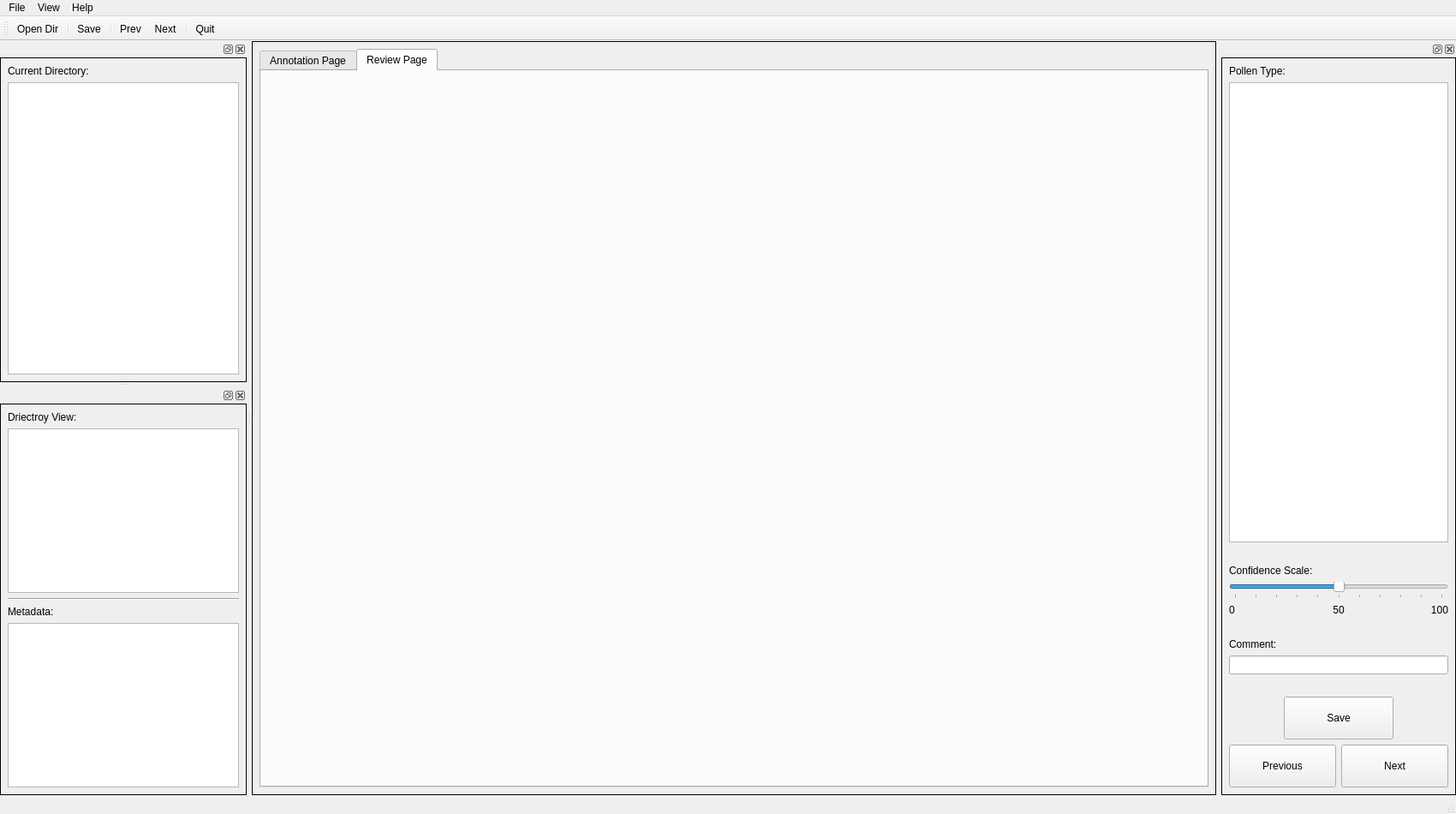
<?xml version="1.0" encoding="UTF-8"?>
<ui version="4.0">
 <class>senior_MainWindow</class>
 <widget class="QMainWindow" name="senior_MainWindow">
  <property name="geometry">
   <rect>
    <x>0</x>
    <y>0</y>
    <width>1700</width>
    <height>950</height>
   </rect>
  </property>
  <property name="font">
   <font>
    <family>SansSerif</family>
    <pointsize>9</pointsize>
   </font>
  </property>
  <property name="windowTitle">
   <string>Pollen Annotation</string>
  </property>
  <property name="windowIcon">
   <iconset resource="resources.qrc">
    <normaloff>:/Icons/pollen-icon.jpg</normaloff>:/Icons/pollen-icon.jpg</iconset>
  </property>
  <widget class="QWidget" name="centralwidget">
   <property name="styleSheet">
    <string notr="true">QWidget#centralwidget{
border: 1px solid black;
}</string>
   </property>
   <layout class="QVBoxLayout" name="verticalLayout_2">
    <item>
     <widget class="QTabWidget" name="tabWidget">
      <property name="currentIndex">
       <number>1</number>
      </property>
      <widget class="QWidget" name="annotation_page">
       <attribute name="title">
        <string>Annotation Page</string>
       </attribute>
       <layout class="QVBoxLayout" name="verticalLayout_5">
        <item>
         <widget class="QLabel" name="label_2">
          <property name="styleSheet">
           <string notr="true">background-color:rgb(216, 246, 255);
font: 20pt &quot;SansSerif&quot;;</string>
          </property>
          <property name="text">
           <string>Open Directory to show Image</string>
          </property>
          <property name="alignment">
           <set>Qt::AlignCenter</set>
          </property>
         </widget>
        </item>
       </layout>
      </widget>
      <widget class="QWidget" name="review_page">
       <attribute name="title">
        <string>Review Page</string>
       </attribute>
      </widget>
     </widget>
    </item>
   </layout>
  </widget>
  <widget class="QMenuBar" name="menubar">
   <property name="geometry">
    <rect>
     <x>0</x>
     <y>0</y>
     <width>1700</width>
     <height>20</height>
    </rect>
   </property>
   <widget class="QMenu" name="menuFile">
    <property name="title">
     <string>File</string>
    </property>
    <addaction name="actionOpen_Dir"/>
    <addaction name="separator"/>
    <addaction name="actionSave"/>
    <addaction name="separator"/>
    <addaction name="actionQuit"/>
   </widget>
   <widget class="QMenu" name="menuView">
    <property name="title">
     <string>View</string>
    </property>
    <addaction name="actionPrevious"/>
    <addaction name="actionNext"/>
   </widget>
   <widget class="QMenu" name="menuHelp">
    <property name="title">
     <string>Help</string>
    </property>
   </widget>
   <addaction name="menuFile"/>
   <addaction name="menuView"/>
   <addaction name="menuHelp"/>
  </widget>
  <widget class="QDockWidget" name="thumbnailDock">
   <property name="sizePolicy">
    <sizepolicy hsizetype="Preferred" vsizetype="Maximum">
     <horstretch>0</horstretch>
     <verstretch>0</verstretch>
    </sizepolicy>
   </property>
   <property name="minimumSize">
    <size>
     <width>288</width>
     <height>300</height>
    </size>
   </property>
   <property name="styleSheet">
    <string notr="true">QDockWidget#thumbnailDock{
border: 1px solid black;
}</string>
   </property>
   <attribute name="dockWidgetArea">
    <number>1</number>
   </attribute>
   <widget class="QWidget" name="dockWidgetContents">
    <property name="styleSheet">
     <string notr="true">QWidget#dockWidgetContents{
border: 1px solid black;
}</string>
    </property>
    <layout class="QVBoxLayout" name="verticalLayout_3" stretch="0,0">
     <item>
      <widget class="QLabel" name="label_11">
       <property name="text">
        <string>Current Directory:</string>
       </property>
      </widget>
     </item>
     <item>
      <widget class="QTableView" name="thumbnailsView">
       <property name="minimumSize">
        <size>
         <width>270</width>
         <height>0</height>
        </size>
       </property>
      </widget>
     </item>
    </layout>
   </widget>
  </widget>
  <widget class="QDockWidget" name="metadataDock">
   <property name="sizePolicy">
    <sizepolicy hsizetype="Preferred" vsizetype="Maximum">
     <horstretch>0</horstretch>
     <verstretch>0</verstretch>
    </sizepolicy>
   </property>
   <property name="minimumSize">
    <size>
     <width>100</width>
     <height>450</height>
    </size>
   </property>
   <property name="styleSheet">
    <string notr="true">QDockWidget#metadataDock{
border: 1px solid black;
}</string>
   </property>
   <attribute name="dockWidgetArea">
    <number>1</number>
   </attribute>
   <widget class="QWidget" name="dockWidgetContents_2">
    <property name="styleSheet">
     <string notr="true">QWidget#dockWidgetContents_2{
border: 1px solid black;
}</string>
    </property>
    <layout class="QVBoxLayout" name="verticalLayout_4">
     <item>
      <widget class="QLabel" name="label_10">
       <property name="text">
        <string>Driectroy View:</string>
       </property>
      </widget>
     </item>
     <item>
      <widget class="QTreeView" name="directoryView"/>
     </item>
     <item>
      <widget class="Line" name="line">
       <property name="orientation">
        <enum>Qt::Horizontal</enum>
       </property>
      </widget>
     </item>
     <item>
      <widget class="QLabel" name="label_5">
       <property name="text">
        <string>Metadata:</string>
       </property>
      </widget>
     </item>
     <item>
      <widget class="QTableWidget" name="tableWidget"/>
     </item>
    </layout>
   </widget>
  </widget>
  <widget class="QDockWidget" name="labellingDock">
   <property name="styleSheet">
    <string notr="true">QWidget#dockWidgetContents_3{
border: 1px solid black;
}</string>
   </property>
   <attribute name="dockWidgetArea">
    <number>2</number>
   </attribute>
   <widget class="QWidget" name="dockWidgetContents_3">
    <layout class="QVBoxLayout" name="verticalLayout">
     <item>
      <widget class="QLabel" name="label">
       <property name="text">
        <string>Pollen Type:</string>
       </property>
      </widget>
     </item>
     <item>
      <widget class="QListWidget" name="pollenListWidget"/>
     </item>
     <item>
      <spacer name="verticalSpacer_2">
       <property name="orientation">
        <enum>Qt::Vertical</enum>
       </property>
       <property name="sizeType">
        <enum>QSizePolicy::Minimum</enum>
       </property>
       <property name="sizeHint" stdset="0">
        <size>
         <width>20</width>
         <height>20</height>
        </size>
       </property>
      </spacer>
     </item>
     <item>
      <widget class="QLabel" name="label_3">
       <property name="text">
        <string>Confidence Scale:</string>
       </property>
      </widget>
     </item>
     <item>
      <widget class="QSlider" name="confidenceSlider">
       <property name="minimum">
        <number>0</number>
       </property>
       <property name="maximum">
        <number>10</number>
       </property>
       <property name="singleStep">
        <number>1</number>
       </property>
       <property name="pageStep">
        <number>1</number>
       </property>
       <property name="sliderPosition">
        <number>5</number>
       </property>
       <property name="orientation">
        <enum>Qt::Horizontal</enum>
       </property>
       <property name="tickPosition">
        <enum>QSlider::TicksBelow</enum>
       </property>
       <property name="tickInterval">
        <number>1</number>
       </property>
      </widget>
     </item>
     <item>
      <layout class="QHBoxLayout" name="horizontalLayout_3">
       <item>
        <widget class="QLabel" name="label_8">
         <property name="text">
          <string>0</string>
         </property>
        </widget>
       </item>
       <item>
        <widget class="QLabel" name="label_9">
         <property name="text">
          <string>50</string>
         </property>
         <property name="alignment">
          <set>Qt::AlignCenter</set>
         </property>
        </widget>
       </item>
       <item>
        <widget class="QLabel" name="label_7">
         <property name="text">
          <string>100</string>
         </property>
         <property name="alignment">
          <set>Qt::AlignRight|Qt::AlignTrailing|Qt::AlignVCenter</set>
         </property>
        </widget>
       </item>
      </layout>
     </item>
     <item>
      <spacer name="verticalSpacer">
       <property name="orientation">
        <enum>Qt::Vertical</enum>
       </property>
       <property name="sizeType">
        <enum>QSizePolicy::Minimum</enum>
       </property>
       <property name="sizeHint" stdset="0">
        <size>
         <width>20</width>
         <height>20</height>
        </size>
       </property>
      </spacer>
     </item>
     <item>
      <widget class="QLabel" name="label_4">
       <property name="text">
        <string>Comment:</string>
       </property>
      </widget>
     </item>
     <item>
      <widget class="QLineEdit" name="commentEdit"/>
     </item>
     <item>
      <spacer name="verticalSpacer_3">
       <property name="orientation">
        <enum>Qt::Vertical</enum>
       </property>
       <property name="sizeType">
        <enum>QSizePolicy::Minimum</enum>
       </property>
       <property name="sizeHint" stdset="0">
        <size>
         <width>20</width>
         <height>20</height>
        </size>
       </property>
      </spacer>
     </item>
     <item>
      <layout class="QHBoxLayout" name="horizontalLayout_2" stretch="1,2,1">
       <item>
        <spacer name="horizontalSpacer">
         <property name="orientation">
          <enum>Qt::Horizontal</enum>
         </property>
         <property name="sizeHint" stdset="0">
          <size>
           <width>40</width>
           <height>20</height>
          </size>
         </property>
        </spacer>
       </item>
       <item>
        <widget class="QPushButton" name="saveButton">
         <property name="minimumSize">
          <size>
           <width>0</width>
           <height>50</height>
          </size>
         </property>
         <property name="text">
          <string>Save</string>
         </property>
         <property name="icon">
          <iconset resource="resources.qrc">
           <normaloff>:/Icons/save.svg</normaloff>:/Icons/save.svg</iconset>
         </property>
         <property name="iconSize">
          <size>
           <width>20</width>
           <height>20</height>
          </size>
         </property>
        </widget>
       </item>
       <item>
        <spacer name="horizontalSpacer_2">
         <property name="orientation">
          <enum>Qt::Horizontal</enum>
         </property>
         <property name="sizeHint" stdset="0">
          <size>
           <width>40</width>
           <height>20</height>
          </size>
         </property>
        </spacer>
       </item>
      </layout>
     </item>
     <item>
      <layout class="QHBoxLayout" name="horizontalLayout">
       <item>
        <widget class="QPushButton" name="prevButton">
         <property name="minimumSize">
          <size>
           <width>0</width>
           <height>50</height>
          </size>
         </property>
         <property name="text">
          <string>Previous</string>
         </property>
         <property name="icon">
          <iconset resource="resources.qrc">
           <normaloff>:/Icons/prev.png</normaloff>:/Icons/prev.png</iconset>
         </property>
         <property name="iconSize">
          <size>
           <width>20</width>
           <height>20</height>
          </size>
         </property>
        </widget>
       </item>
       <item>
        <widget class="QPushButton" name="nextButton">
         <property name="minimumSize">
          <size>
           <width>0</width>
           <height>50</height>
          </size>
         </property>
         <property name="text">
          <string>Next</string>
         </property>
         <property name="icon">
          <iconset resource="resources.qrc">
           <normaloff>:/Icons/next.png</normaloff>:/Icons/next.png</iconset>
         </property>
         <property name="iconSize">
          <size>
           <width>20</width>
           <height>20</height>
          </size>
         </property>
        </widget>
       </item>
      </layout>
     </item>
    </layout>
   </widget>
  </widget>
  <widget class="QStatusBar" name="statusBar"/>
  <widget class="QToolBar" name="toolBar">
   <property name="sizeIncrement">
    <size>
     <width>40</width>
     <height>40</height>
    </size>
   </property>
   <property name="baseSize">
    <size>
     <width>40</width>
     <height>40</height>
    </size>
   </property>
   <property name="windowTitle">
    <string>toolBar</string>
   </property>
   <property name="toolButtonStyle">
    <enum>Qt::ToolButtonTextUnderIcon</enum>
   </property>
   <attribute name="toolBarArea">
    <enum>TopToolBarArea</enum>
   </attribute>
   <attribute name="toolBarBreak">
    <bool>false</bool>
   </attribute>
   <addaction name="actionOpen_Dir"/>
   <addaction name="separator"/>
   <addaction name="actionSave"/>
   <addaction name="separator"/>
   <addaction name="actionPrevious"/>
   <addaction name="actionNext"/>
   <addaction name="separator"/>
   <addaction name="actionQuit"/>
  </widget>
  <action name="actionOpen_Dir">
   <property name="icon">
    <iconset resource="resources.qrc">
     <normaloff>:/Icons/open.png</normaloff>:/Icons/open.png</iconset>
   </property>
   <property name="text">
    <string>Open Dir</string>
   </property>
  </action>
  <action name="actionSave">
   <property name="icon">
    <iconset resource="resources.qrc">
     <normaloff>:/Icons/save.svg</normaloff>:/Icons/save.svg</iconset>
   </property>
   <property name="text">
    <string>Save</string>
   </property>
  </action>
  <action name="actionQuit">
   <property name="icon">
    <iconset resource="resources.qrc">
     <normaloff>:/Icons/quit.png</normaloff>:/Icons/quit.png</iconset>
   </property>
   <property name="text">
    <string>Quit</string>
   </property>
  </action>
  <action name="actionPrevious">
   <property name="icon">
    <iconset resource="resources.qrc">
     <normaloff>:/Icons/prev.png</normaloff>:/Icons/prev.png</iconset>
   </property>
   <property name="text">
    <string>Prev</string>
   </property>
  </action>
  <action name="actionNext">
   <property name="icon">
    <iconset resource="resources.qrc">
     <normaloff>:/Icons/next.png</normaloff>:/Icons/next.png</iconset>
   </property>
   <property name="text">
    <string>Next</string>
   </property>
  </action>
 </widget>
 <resources>
  <include location="resources.qrc"/>
 </resources>
 <connections/>
</ui>
